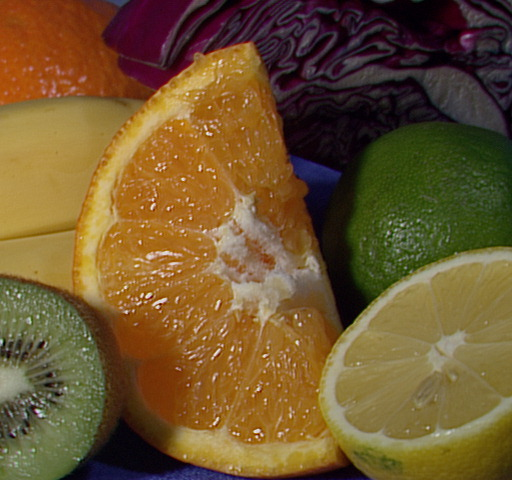
//> input picture RegionGrowing/fruits.jpg, 512 x 480 px
$ ./main fruits.jpg   (built with g++ and OpenCV 4)
//> lines starting //> are read from the running program, lines starting //| are printed output that depends on the picture
#include <iostream>
#include <stdlib.h>
#include <stack>
#include <opencv2/opencv.hpp>

using namespace cv;
using namespace std;


/**
 * PointShift2D definisce l’8-intorno. Serviverà per analizzare i pixel adiacenti.
 * sono i punti che definiscono gli spostamenti rispetto al pixel centrale
 *
 *     -1   0   1
 *  -1 [ ] [ ] [ ]
 *   0 [ ] [ ] [ ]
 *   1 [ ] [ ] [ ]
*/


const Point PointShift2D[8] =
{
    Point(-1, -1), Point(-1, 0), Point(-1, 1),
    Point(0, -1),                Point(0, 1),
    Point(1, -1),  Point(1, 0),  Point(1, 1)
};

/**
 * La fase di accrescimento
 * utilizza lo stack: conterrà tutti i pixel che verranno man mano scoperti e inseriti nella regione.
 * All’inizio avrò solo il seed, dunque lo inserisco nello stack.
 *
 * Finché lo stack non è vuoto, prelevo il pixel in cima allo stack e lo chiamo center.
 * Imposto questo pixel ad 1 all’interno della maschera (etichetta). Poi rimuovo il pixel dallo stack.
 *
 * Poi analizzo l’8-intorno di center:
 * aggiungo al pixel center un certo scostamento in una delle 8 direzioni (dunque controllo i vicini).
 *
 * Poi controllo innanzitutto che il pixel stimato sia interno all’immagine, altrimenti  passo direttamente alla successiva iterazione.
 * Se il pixel stimato è all’intero dell’immagine, mi calcolo la distanza euclidea (differenza
 * delle componenti al quadrato) fra il seed e il pixel che sto stimando.
 *
 * Poi verifico alcune condizioni:
 *  - se dest(punto_stimato) è 0, perché significa che non è ancora stato etichettato;
 *  - se mask è 0, perché significa che non è stato ancora inserito all’interno della regione;
 *  - se la distanza è inferiore alla soglia prefissata (delta<threshold).
 * Se queste 3 condizioni sono rispettati allora inserisco il pixel all’interno della regione e poi faccio il push sullo stack in modo che
 * in una delle prossime iterazioni considereremo anche l’8 intorno di questo pixel per accrescere la regione.
*/
void grow(const Mat& src, const Mat& dst, Mat& mask, Point seed, int th){

    stack<Point> pointStack;
    pointStack.push(seed);

    while( !pointStack.empty() ){
        //estraggo il pixel dallo stack
        Point center = pointStack.top();
        //imposto l'etichetta a 1
        mask.at<uchar>(center) = 1;
        pointStack.pop();

        for(int i = 0; i < 8; i++){
            //sommo gli spostamenti
            Point estimatingPoint = center + PointShift2D[i];

            //se il pixel non è all'interno dell'immagine valuto il prossimo
            if( estimatingPoint.x < 0 ||
                estimatingPoint.y < 0 ||
                estimatingPoint.x > src.cols-1 ||
                estimatingPoint.y > src.rows-1 ){

                    continue;
                }
                //se è all'interno dell'immagine mi caloclo la distanza euclidea
                //n.b delta, ossia la distanza è quello che ho scelto come predicato
                // è un'immagine RGB quindi faccio la somma della “differenza delle 3 componenti al quadrato”.
            else{

                int delta = int(  pow(src.at<Vec3b>(seed)[0] - src.at<Vec3b>(estimatingPoint)[0], 2)
                                + pow(src.at<Vec3b>(seed)[1] - src.at<Vec3b>(estimatingPoint)[1], 2)
                                + pow(src.at<Vec3b>(seed)[2] - src.at<Vec3b>(estimatingPoint)[2], 2));

                if( dst.at<uchar>(estimatingPoint) == 0 &&
                    mask.at<uchar>(estimatingPoint) == 0 &&
                    delta < th
                    ){
                        pointStack.push(estimatingPoint);
                    }
            }
        }
    }
}

/**
 * Mask è un’immagine di appoggio che usiamo per segnarci tutti i pixel che appartengono ad una data regione.
 * Man mano che l’algoritmo procede, si parte da un seed (che nella maschera verrà messo ad 1)
 *  e man mano che i pixel vengono aggiunti a questa regione verranno impostate le posizioni corrispondenti ad 1 all’interno della maschera.
 *
 * In questo modo, alla fine di un’iterazione di accrescimento all’interno della maschera avrò tutti i pixel di quella regione ad 1
 * (e dunque potrò farò diverse operazioni, come assegnargli un’etichetta o estrarre quella porzione dall’immagine originale).
 *
 * Consideriamo i pixel di tutta l’immagine come potenziali seed, e considero come primo seed il primo pixel in dst che è ancora 0.
 * A partire dal pixel (x,y) effettuo la fase di accrescimento attraverso la funzione grow().
 *
 * Al termine della funzione, mask avrà tutti i pixel che appartengono alla regione.
 * Poi calcolo l’area occupata da questa regione facendo una somma di tutti i pixel ad 1 dell’immagine.
 * Se questa regione è abbastanza grande rispetto all’area minima, allora vado a sommare in dst la mask più il padding.
 * Altrimenti imposto in dst l’etichetta a 255 (che sarebbe la regione don’t care).
 *
 * Il padding è l'etichetta che assegnamo alla regione. Questo parte da 1 e lo incrementiamo per ogni nuova regione (dunque la prima regione sarà 1, la seconda sarà 2, ecc.).
 * Posso anche definire un numero massimo di regioni, per cui se supero tale limite significa che sto over-segmentando.
 * Poi riporto la maschera a 0 così da prepararla per il prossimo seed.
*/

void regionGrowing(const Mat& src, Mat& dst, double minAreaFactor,int maxRegionNum, int th){

    //se troviamo una regione troppo piccola questa viene scartata (cioè posta a 255)
    int min_region_area = int(minAreaFactor * src.cols * src.rows);
    //matrice per i seed, inizializzo a 0 -> tutti possibili seed
    dst = Mat::zeros(src.size(), CV_8UC1);
    //maschera che uso per definire l'appartenenza a una regione (1 appartiene 0 no)
    Mat mask = Mat::zeros(src.size(), CV_8UC1);
    //etichetta che assegno alla regione
    uchar label = 1;

    for(int x = 0; x < src.cols; x++){
        for(int y = 0; y < src.rows; y++){
            //se il pixel non è stato inserito in nessuna regione è un possibile seed -> accresco
            if(dst.at<uchar>(Point(x,y)) == 0){

                grow(src, dst, mask, Point(x,y), th);
                int maskArea = (int)sum(mask).val[0];

                if( maskArea > min_region_area ){
                    dst = dst + mask * label;

                    imshow("Mask", mask*255);
                    waitKey(0);

                    if(++label > maxRegionNum ){
                        printf("Out of Region");
                        exit;
                    }
                }
                else{
                    //troppo piccola
                    dst = dst + mask * 255;
                }
                //azzera la maschera
                mask = mask - mask;
            }
        }
    }
}

int main(int argc, char** argv){

    Mat src, dst;
    src = imread(argv[1]);
//> src is the input picture: 480 rows x 512 cols, CV_8UC3; mean B, G, R 46.2, 85.6, 110.8

    if( src.empty() )
        return -1;

    if (src.cols > 500 || src.rows > 500) {
        resize(src, src, Size(0, 0), 0.5, 0.5); // resize for speed
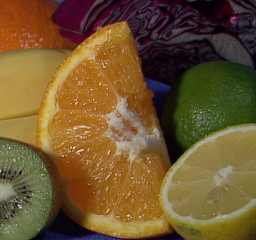
//> src: 240 rows x 256 cols, CV_8UC3; mean B, G, R 46.4, 85.7, 110.9
    }

    imshow("Original Img", src);
    waitKey(0);
    const int th = 150;
    const int maxRegionNum = 10;
    const double minAreaFactor = 0.01;

    regionGrowing(src, dst, minAreaFactor, maxRegionNum, th);
//> after the loop in regionGrowing, `for(int x = 0; x < src.cols; x++)`:
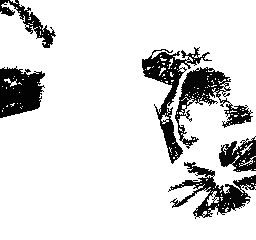
//> dst: 240 rows x 256 cols, CV_8UC1; min 1, max 255, mean 220.1
//> after the loop in regionGrowing, `for(int x = 0; x < src.cols; x++)`: mask: 240 rows x 256 cols, CV_8UC1; every value is 0
//> after the loop in regionGrowing, `for(int x = 0; x < src.cols; x++)`: th = 150; label = 9

    imshow("RegionGr", dst);
    waitKey(0);

    return 0;
}
